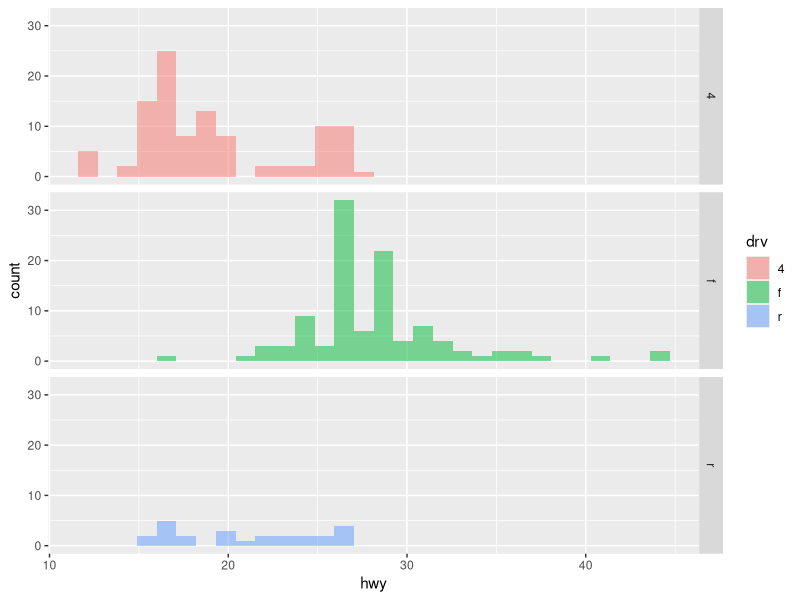
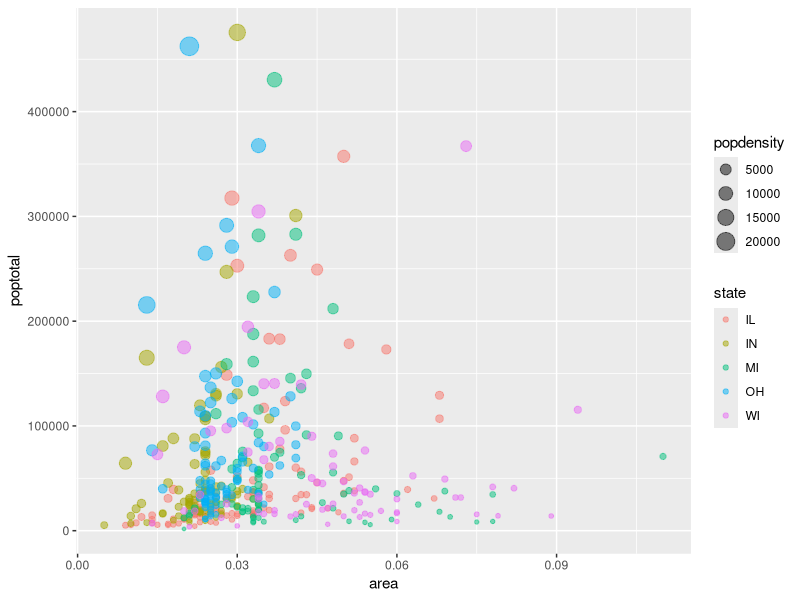
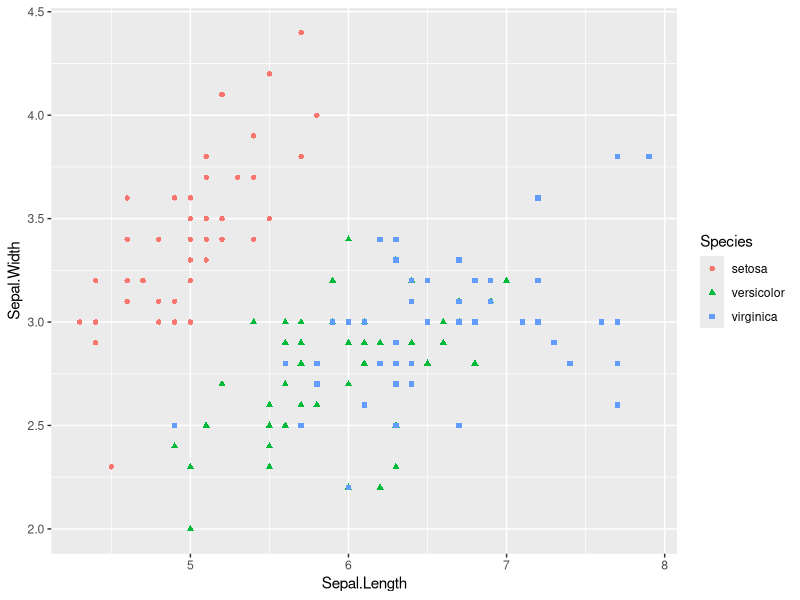
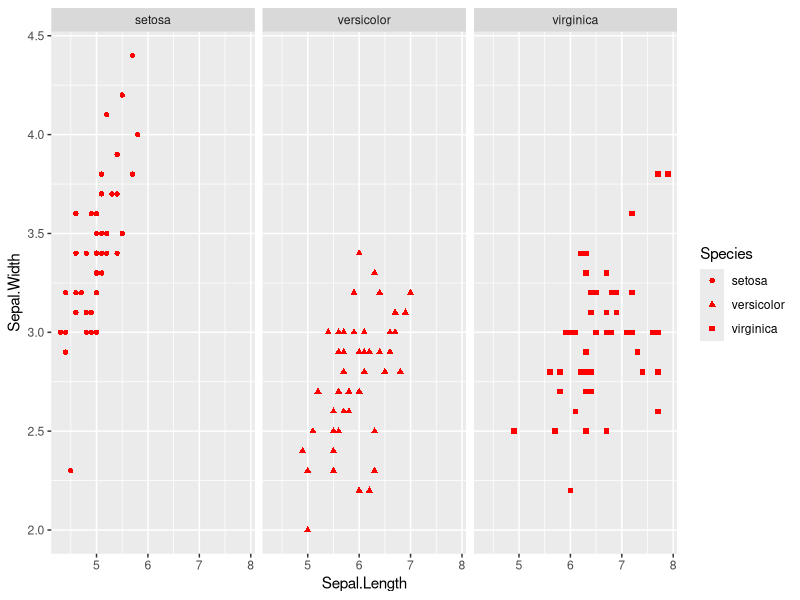

Recreate these plots in R, in order.
## ---- chunk 1
library(tidyverse)
ggplot(mpg)+
  geom_histogram(aes(hwy, fill = drv),
                 alpha = 0.5)+
  facet_grid(drv ~ .)
## ---- chunk 2
options(scipen = 999)
data(midwest)
midwest %>% 
  filter(poptotal >= 0 & poptotal <= 500000) %>% 
ggplot()+
  geom_point(aes(x = area,
                 y = poptotal,
                 col = state,
                 size = popdensity), 
             alpha = 0.5)
## ---- chunk 3
ggplot(iris)+
  geom_point(aes(x = Sepal.Length,
                 y = Sepal.Width,
                 shape = Species,
                 col = Species))
## ---- chunk 4
ggplot(iris)+
  geom_point(aes(x = Sepal.Length,
                 y = Sepal.Width,
                 shape = Species
                 ),
             col = "red")+
  facet_wrap(Species ~ .)
## ---- chunk 5
fish_encounters %>% 
  pivot_wider(names_from = station,
              values_from = seen) %>% 
  na.omit()  
## ---- chunk 6
who %>% 
  pivot_longer(cols = new_sp_m014:newrel_f65,
               names_to = "Diagnosis",
               values_to = "Value") %>% 
  filter(country == "India" & year == 2002) %>% 
  arrange(desc(Value))
## ---- chunk 7
world_bank_pop %>% 
  pivot_longer(cols = `2000`: `2017`,
               names_to = "Year",
               values_to = "Population") %>% 
  filter(country == "IND" & Year == 2000) %>% 
  arrange(Population)
## ---- chunk 8
population %>% 
  pivot_wider(names_from = year,
              values_from = population) %>% 
  filter(country %in% c("India", "China")) %>% 
  arrange(desc(country))
